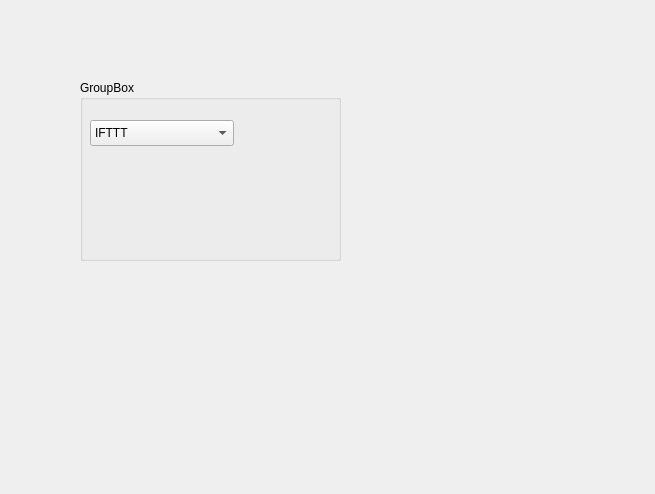
<?xml version="1.0" encoding="UTF-8"?>
<ui version="4.0">
 <class>Dialog</class>
 <widget class="QDialog" name="Dialog">
  <property name="geometry">
   <rect>
    <x>0</x>
    <y>0</y>
    <width>655</width>
    <height>494</height>
   </rect>
  </property>
  <property name="windowTitle">
   <string>Dialog</string>
  </property>
  <widget class="QGroupBox" name="groupBox">
   <property name="geometry">
    <rect>
     <x>80</x>
     <y>80</y>
     <width>261</width>
     <height>181</height>
    </rect>
   </property>
   <property name="title">
    <string>GroupBox</string>
   </property>
   <widget class="QComboBox" name="comboBox">
    <property name="geometry">
     <rect>
      <x>10</x>
      <y>40</y>
      <width>144</width>
      <height>26</height>
     </rect>
    </property>
    <property name="minimumContentsLength">
     <number>0</number>
    </property>
    <item>
     <property name="text">
      <string>IFTTT</string>
     </property>
    </item>
    <item>
     <property name="text">
      <string>Web page URL</string>
     </property>
    </item>
    <item>
     <property name="text">
      <string>File</string>
     </property>
    </item>
    <item>
     <property name="text">
      <string>Script</string>
     </property>
    </item>
   </widget>
  </widget>
 </widget>
 <resources/>
 <connections/>
</ui>
